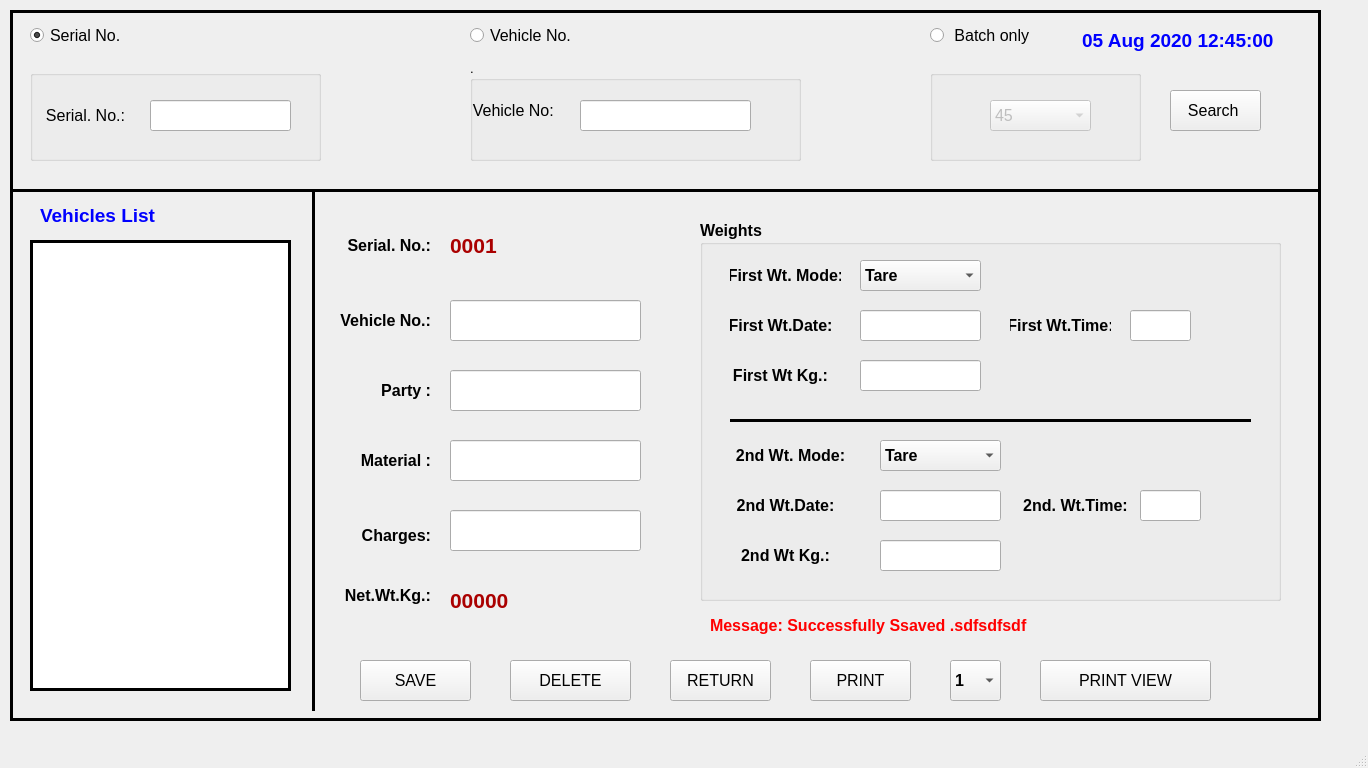
<?xml version="1.0" encoding="UTF-8"?>
<ui version="4.0">
 <class>MainWindow</class>
 <widget class="QMainWindow" name="MainWindow">
  <property name="geometry">
   <rect>
    <x>0</x>
    <y>0</y>
    <width>1368</width>
    <height>768</height>
   </rect>
  </property>
  <property name="baseSize">
   <size>
    <width>0</width>
    <height>0</height>
   </size>
  </property>
  <property name="windowTitle">
   <string>MainWindow</string>
  </property>
  <widget class="QWidget" name="centralwidget">
   <widget class="QFrame" name="frame">
    <property name="geometry">
     <rect>
      <x>10</x>
      <y>10</y>
      <width>1311</width>
      <height>711</height>
     </rect>
    </property>
    <property name="frameShape">
     <enum>QFrame::Box</enum>
    </property>
    <property name="frameShadow">
     <enum>QFrame::Plain</enum>
    </property>
    <property name="lineWidth">
     <number>3</number>
    </property>
    <widget class="QLabel" name="label_20">
     <property name="geometry">
      <rect>
       <x>1060</x>
       <y>10</y>
       <width>221</width>
       <height>41</height>
      </rect>
     </property>
     <property name="font">
      <font>
       <family>Arial</family>
       <pointsize>14</pointsize>
       <weight>75</weight>
       <bold>true</bold>
       <underline>false</underline>
      </font>
     </property>
     <property name="styleSheet">
      <string notr="true">color: rgb(0, 0, 255);</string>
     </property>
     <property name="text">
      <string>05 Aug 2020 12:45:00 </string>
     </property>
     <property name="alignment">
      <set>Qt::AlignCenter</set>
     </property>
    </widget>
    <widget class="QPushButton" name="pushButton_7">
     <property name="geometry">
      <rect>
       <x>350</x>
       <y>650</y>
       <width>111</width>
       <height>41</height>
      </rect>
     </property>
     <property name="font">
      <font>
       <family>Arial</family>
       <pointsize>12</pointsize>
      </font>
     </property>
     <property name="text">
      <string>SAVE</string>
     </property>
    </widget>
    <widget class="QPushButton" name="pushButton_8">
     <property name="geometry">
      <rect>
       <x>660</x>
       <y>650</y>
       <width>101</width>
       <height>41</height>
      </rect>
     </property>
     <property name="font">
      <font>
       <family>Arial</family>
       <pointsize>12</pointsize>
      </font>
     </property>
     <property name="text">
      <string>RETURN</string>
     </property>
    </widget>
    <widget class="QRadioButton" name="radioButton_3">
     <property name="geometry">
      <rect>
       <x>460</x>
       <y>10</y>
       <width>101</width>
       <height>31</height>
      </rect>
     </property>
     <property name="font">
      <font>
       <family>Arial</family>
       <pointsize>12</pointsize>
      </font>
     </property>
     <property name="text">
      <string>Vehicle No.</string>
     </property>
     <property name="checked">
      <bool>false</bool>
     </property>
    </widget>
    <widget class="QGroupBox" name="groupBox_5">
     <property name="geometry">
      <rect>
       <x>460</x>
       <y>50</y>
       <width>331</width>
       <height>101</height>
      </rect>
     </property>
     <property name="font">
      <font>
       <pointsize>10</pointsize>
      </font>
     </property>
     <property name="title">
      <string>.</string>
     </property>
     <widget class="QLineEdit" name="lineEdit_3">
      <property name="geometry">
       <rect>
        <x>110</x>
        <y>40</y>
        <width>171</width>
        <height>31</height>
       </rect>
      </property>
      <property name="font">
       <font>
        <family>Arial</family>
        <pointsize>12</pointsize>
       </font>
      </property>
     </widget>
     <widget class="QLabel" name="label_22">
      <property name="geometry">
       <rect>
        <x>0</x>
        <y>30</y>
        <width>91</width>
        <height>41</height>
       </rect>
      </property>
      <property name="font">
       <font>
        <family>Arial</family>
        <pointsize>12</pointsize>
        <weight>50</weight>
        <bold>false</bold>
        <underline>false</underline>
       </font>
      </property>
      <property name="styleSheet">
       <string notr="true"/>
      </property>
      <property name="text">
       <string>Vehicle No: </string>
      </property>
      <property name="alignment">
       <set>Qt::AlignCenter</set>
      </property>
     </widget>
    </widget>
    <widget class="QRadioButton" name="radioButton_4">
     <property name="geometry">
      <rect>
       <x>920</x>
       <y>10</y>
       <width>181</width>
       <height>31</height>
      </rect>
     </property>
     <property name="font">
      <font>
       <family>Arial</family>
       <pointsize>12</pointsize>
      </font>
     </property>
     <property name="text">
      <string> Batch only</string>
     </property>
    </widget>
    <widget class="QGroupBox" name="groupBox_7">
     <property name="enabled">
      <bool>false</bool>
     </property>
     <property name="geometry">
      <rect>
       <x>920</x>
       <y>60</y>
       <width>211</width>
       <height>91</height>
      </rect>
     </property>
     <property name="font">
      <font>
       <pointsize>10</pointsize>
      </font>
     </property>
     <property name="title">
      <string/>
     </property>
     <widget class="QComboBox" name="comboBox">
      <property name="geometry">
       <rect>
        <x>60</x>
        <y>30</y>
        <width>101</width>
        <height>31</height>
       </rect>
      </property>
      <property name="font">
       <font>
        <family>Arial</family>
        <pointsize>12</pointsize>
       </font>
      </property>
      <item>
       <property name="text">
        <string>45</string>
       </property>
      </item>
      <item>
       <property name="text">
        <string>46</string>
       </property>
      </item>
     </widget>
    </widget>
    <widget class="QPushButton" name="pushButton_9">
     <property name="geometry">
      <rect>
       <x>1160</x>
       <y>80</y>
       <width>91</width>
       <height>41</height>
      </rect>
     </property>
     <property name="font">
      <font>
       <family>Arial</family>
       <pointsize>12</pointsize>
      </font>
     </property>
     <property name="text">
      <string>Search </string>
     </property>
    </widget>
    <widget class="Line" name="line">
     <property name="geometry">
      <rect>
       <x>0</x>
       <y>170</y>
       <width>1311</width>
       <height>20</height>
      </rect>
     </property>
     <property name="frameShadow">
      <enum>QFrame::Plain</enum>
     </property>
     <property name="lineWidth">
      <number>3</number>
     </property>
     <property name="orientation">
      <enum>Qt::Horizontal</enum>
     </property>
    </widget>
    <widget class="QRadioButton" name="radioButton_5">
     <property name="geometry">
      <rect>
       <x>20</x>
       <y>10</y>
       <width>181</width>
       <height>31</height>
      </rect>
     </property>
     <property name="font">
      <font>
       <family>Arial</family>
       <pointsize>12</pointsize>
      </font>
     </property>
     <property name="text">
      <string>Serial No.</string>
     </property>
     <property name="checked">
      <bool>true</bool>
     </property>
    </widget>
    <widget class="QGroupBox" name="groupBox_6">
     <property name="geometry">
      <rect>
       <x>20</x>
       <y>60</y>
       <width>291</width>
       <height>91</height>
      </rect>
     </property>
     <property name="font">
      <font>
       <pointsize>10</pointsize>
      </font>
     </property>
     <property name="title">
      <string/>
     </property>
     <widget class="QLineEdit" name="lineEdit_4">
      <property name="geometry">
       <rect>
        <x>120</x>
        <y>30</y>
        <width>141</width>
        <height>31</height>
       </rect>
      </property>
      <property name="font">
       <font>
        <family>Arial</family>
        <pointsize>12</pointsize>
       </font>
      </property>
     </widget>
     <widget class="QLabel" name="label_23">
      <property name="geometry">
       <rect>
        <x>10</x>
        <y>30</y>
        <width>91</width>
        <height>31</height>
       </rect>
      </property>
      <property name="font">
       <font>
        <family>Arial</family>
        <pointsize>12</pointsize>
        <weight>50</weight>
        <bold>false</bold>
        <underline>false</underline>
       </font>
      </property>
      <property name="styleSheet">
       <string notr="true"/>
      </property>
      <property name="text">
       <string>Serial. No.:</string>
      </property>
      <property name="alignment">
       <set>Qt::AlignCenter</set>
      </property>
     </widget>
    </widget>
    <widget class="QLabel" name="label_24">
     <property name="geometry">
      <rect>
       <x>700</x>
       <y>600</y>
       <width>561</width>
       <height>31</height>
      </rect>
     </property>
     <property name="font">
      <font>
       <family>Arial</family>
       <pointsize>12</pointsize>
       <weight>75</weight>
       <bold>true</bold>
       <underline>false</underline>
      </font>
     </property>
     <property name="styleSheet">
      <string notr="true">color: rgb(255, 0, 0);</string>
     </property>
     <property name="lineWidth">
      <number>1</number>
     </property>
     <property name="text">
      <string>Message: Successfully Ssaved .sdfsdfsdf</string>
     </property>
     <property name="alignment">
      <set>Qt::AlignLeading|Qt::AlignLeft|Qt::AlignVCenter</set>
     </property>
    </widget>
    <widget class="QListWidget" name="listWidget">
     <property name="geometry">
      <rect>
       <x>20</x>
       <y>230</y>
       <width>261</width>
       <height>451</height>
      </rect>
     </property>
     <property name="font">
      <font>
       <family>Arial</family>
       <pointsize>12</pointsize>
      </font>
     </property>
     <property name="frameShape">
      <enum>QFrame::Box</enum>
     </property>
     <property name="frameShadow">
      <enum>QFrame::Plain</enum>
     </property>
     <property name="lineWidth">
      <number>3</number>
     </property>
    </widget>
    <widget class="QGroupBox" name="groupBox">
     <property name="geometry">
      <rect>
       <x>690</x>
       <y>210</y>
       <width>581</width>
       <height>381</height>
      </rect>
     </property>
     <property name="font">
      <font>
       <family>Arial</family>
       <pointsize>12</pointsize>
       <weight>75</weight>
       <bold>true</bold>
      </font>
     </property>
     <property name="title">
      <string>Weights</string>
     </property>
     <widget class="QLabel" name="label_33">
      <property name="geometry">
       <rect>
        <x>30</x>
        <y>40</y>
        <width>111</width>
        <height>31</height>
       </rect>
      </property>
      <property name="font">
       <font>
        <family>Arial</family>
        <pointsize>12</pointsize>
        <weight>75</weight>
        <bold>true</bold>
        <underline>false</underline>
       </font>
      </property>
      <property name="styleSheet">
       <string notr="true"/>
      </property>
      <property name="text">
       <string>First Wt. Mode:</string>
      </property>
      <property name="alignment">
       <set>Qt::AlignCenter</set>
      </property>
     </widget>
     <widget class="QComboBox" name="comboBox_6">
      <property name="geometry">
       <rect>
        <x>160</x>
        <y>40</y>
        <width>121</width>
        <height>31</height>
       </rect>
      </property>
      <property name="font">
       <font>
        <family>Arial</family>
        <pointsize>12</pointsize>
        <weight>75</weight>
        <bold>true</bold>
       </font>
      </property>
      <item>
       <property name="text">
        <string>Tare</string>
       </property>
      </item>
      <item>
       <property name="text">
        <string>Gross</string>
       </property>
      </item>
      <item>
       <property name="text">
        <string>None</string>
       </property>
      </item>
     </widget>
     <widget class="QLabel" name="label_34">
      <property name="geometry">
       <rect>
        <x>30</x>
        <y>90</y>
        <width>101</width>
        <height>31</height>
       </rect>
      </property>
      <property name="font">
       <font>
        <family>Arial</family>
        <pointsize>12</pointsize>
        <weight>75</weight>
        <bold>true</bold>
        <underline>false</underline>
       </font>
      </property>
      <property name="styleSheet">
       <string notr="true"/>
      </property>
      <property name="text">
       <string>First Wt.Date:</string>
      </property>
      <property name="alignment">
       <set>Qt::AlignCenter</set>
      </property>
     </widget>
     <widget class="QLabel" name="label_35">
      <property name="geometry">
       <rect>
        <x>310</x>
        <y>90</y>
        <width>101</width>
        <height>31</height>
       </rect>
      </property>
      <property name="font">
       <font>
        <family>Arial</family>
        <pointsize>12</pointsize>
        <weight>75</weight>
        <bold>true</bold>
        <underline>false</underline>
       </font>
      </property>
      <property name="styleSheet">
       <string notr="true"/>
      </property>
      <property name="text">
       <string>First Wt.Time:</string>
      </property>
      <property name="alignment">
       <set>Qt::AlignCenter</set>
      </property>
     </widget>
     <widget class="QLineEdit" name="lineEdit_7">
      <property name="geometry">
       <rect>
        <x>160</x>
        <y>90</y>
        <width>121</width>
        <height>31</height>
       </rect>
      </property>
      <property name="font">
       <font>
        <family>Arial</family>
        <pointsize>12</pointsize>
        <weight>75</weight>
        <bold>true</bold>
       </font>
      </property>
      <property name="readOnly">
       <bool>true</bool>
      </property>
     </widget>
     <widget class="QLineEdit" name="lineEdit_8">
      <property name="geometry">
       <rect>
        <x>430</x>
        <y>90</y>
        <width>61</width>
        <height>31</height>
       </rect>
      </property>
      <property name="font">
       <font>
        <family>Arial</family>
        <pointsize>12</pointsize>
        <weight>75</weight>
        <bold>true</bold>
       </font>
      </property>
      <property name="readOnly">
       <bool>true</bool>
      </property>
     </widget>
     <widget class="QLabel" name="label_36">
      <property name="geometry">
       <rect>
        <x>30</x>
        <y>140</y>
        <width>101</width>
        <height>31</height>
       </rect>
      </property>
      <property name="font">
       <font>
        <family>Arial</family>
        <pointsize>12</pointsize>
        <weight>75</weight>
        <bold>true</bold>
        <underline>false</underline>
       </font>
      </property>
      <property name="styleSheet">
       <string notr="true"/>
      </property>
      <property name="text">
       <string>First Wt Kg.:</string>
      </property>
      <property name="alignment">
       <set>Qt::AlignCenter</set>
      </property>
     </widget>
     <widget class="QLineEdit" name="lineEdit_9">
      <property name="geometry">
       <rect>
        <x>160</x>
        <y>140</y>
        <width>121</width>
        <height>31</height>
       </rect>
      </property>
      <property name="font">
       <font>
        <family>Arial</family>
        <pointsize>12</pointsize>
        <weight>75</weight>
        <bold>true</bold>
       </font>
      </property>
     </widget>
     <widget class="Line" name="line_3">
      <property name="geometry">
       <rect>
        <x>30</x>
        <y>190</y>
        <width>521</width>
        <height>20</height>
       </rect>
      </property>
      <property name="frameShadow">
       <enum>QFrame::Plain</enum>
      </property>
      <property name="lineWidth">
       <number>3</number>
      </property>
      <property name="orientation">
       <enum>Qt::Horizontal</enum>
      </property>
     </widget>
     <widget class="QComboBox" name="comboBox_7">
      <property name="geometry">
       <rect>
        <x>180</x>
        <y>220</y>
        <width>121</width>
        <height>31</height>
       </rect>
      </property>
      <property name="font">
       <font>
        <family>Arial</family>
        <pointsize>12</pointsize>
        <weight>75</weight>
        <bold>true</bold>
       </font>
      </property>
      <item>
       <property name="text">
        <string>Tare</string>
       </property>
      </item>
      <item>
       <property name="text">
        <string>Gross</string>
       </property>
      </item>
      <item>
       <property name="text">
        <string>None</string>
       </property>
      </item>
     </widget>
     <widget class="QLineEdit" name="lineEdit_10">
      <property name="geometry">
       <rect>
        <x>180</x>
        <y>270</y>
        <width>121</width>
        <height>31</height>
       </rect>
      </property>
      <property name="font">
       <font>
        <family>Arial</family>
        <pointsize>12</pointsize>
        <weight>75</weight>
        <bold>true</bold>
       </font>
      </property>
      <property name="readOnly">
       <bool>true</bool>
      </property>
     </widget>
     <widget class="QLabel" name="label_37">
      <property name="geometry">
       <rect>
        <x>30</x>
        <y>320</y>
        <width>111</width>
        <height>31</height>
       </rect>
      </property>
      <property name="font">
       <font>
        <family>Arial</family>
        <pointsize>12</pointsize>
        <weight>75</weight>
        <bold>true</bold>
        <underline>false</underline>
       </font>
      </property>
      <property name="styleSheet">
       <string notr="true"/>
      </property>
      <property name="text">
       <string>2nd Wt Kg.:</string>
      </property>
      <property name="alignment">
       <set>Qt::AlignCenter</set>
      </property>
     </widget>
     <widget class="QLineEdit" name="lineEdit_11">
      <property name="geometry">
       <rect>
        <x>180</x>
        <y>320</y>
        <width>121</width>
        <height>31</height>
       </rect>
      </property>
      <property name="font">
       <font>
        <family>Arial</family>
        <pointsize>12</pointsize>
        <weight>75</weight>
        <bold>true</bold>
       </font>
      </property>
     </widget>
     <widget class="QLabel" name="label_38">
      <property name="geometry">
       <rect>
        <x>30</x>
        <y>220</y>
        <width>121</width>
        <height>31</height>
       </rect>
      </property>
      <property name="font">
       <font>
        <family>Arial</family>
        <pointsize>12</pointsize>
        <weight>75</weight>
        <bold>true</bold>
        <underline>false</underline>
       </font>
      </property>
      <property name="styleSheet">
       <string notr="true"/>
      </property>
      <property name="text">
       <string>2nd Wt. Mode:</string>
      </property>
      <property name="alignment">
       <set>Qt::AlignCenter</set>
      </property>
     </widget>
     <widget class="QLabel" name="label_39">
      <property name="geometry">
       <rect>
        <x>300</x>
        <y>270</y>
        <width>151</width>
        <height>31</height>
       </rect>
      </property>
      <property name="font">
       <font>
        <family>Arial</family>
        <pointsize>12</pointsize>
        <weight>75</weight>
        <bold>true</bold>
        <underline>false</underline>
       </font>
      </property>
      <property name="styleSheet">
       <string notr="true"/>
      </property>
      <property name="text">
       <string>2nd. Wt.Time:</string>
      </property>
      <property name="alignment">
       <set>Qt::AlignCenter</set>
      </property>
     </widget>
     <widget class="QLabel" name="label_40">
      <property name="geometry">
       <rect>
        <x>30</x>
        <y>270</y>
        <width>111</width>
        <height>31</height>
       </rect>
      </property>
      <property name="font">
       <font>
        <family>Arial</family>
        <pointsize>12</pointsize>
        <weight>75</weight>
        <bold>true</bold>
        <underline>false</underline>
       </font>
      </property>
      <property name="styleSheet">
       <string notr="true"/>
      </property>
      <property name="text">
       <string>2nd Wt.Date:</string>
      </property>
      <property name="alignment">
       <set>Qt::AlignCenter</set>
      </property>
     </widget>
     <widget class="QLineEdit" name="lineEdit_12">
      <property name="geometry">
       <rect>
        <x>440</x>
        <y>270</y>
        <width>61</width>
        <height>31</height>
       </rect>
      </property>
      <property name="font">
       <font>
        <family>Arial</family>
        <pointsize>12</pointsize>
        <weight>75</weight>
        <bold>true</bold>
       </font>
      </property>
      <property name="readOnly">
       <bool>true</bool>
      </property>
     </widget>
    </widget>
    <widget class="Line" name="line_2">
     <property name="geometry">
      <rect>
       <x>293</x>
       <y>180</y>
       <width>20</width>
       <height>521</height>
      </rect>
     </property>
     <property name="frameShadow">
      <enum>QFrame::Plain</enum>
     </property>
     <property name="lineWidth">
      <number>3</number>
     </property>
     <property name="orientation">
      <enum>Qt::Vertical</enum>
     </property>
    </widget>
    <widget class="QLabel" name="label_25">
     <property name="geometry">
      <rect>
       <x>320</x>
       <y>210</y>
       <width>101</width>
       <height>51</height>
      </rect>
     </property>
     <property name="font">
      <font>
       <family>Arial</family>
       <pointsize>12</pointsize>
       <weight>75</weight>
       <bold>true</bold>
      </font>
     </property>
     <property name="styleSheet">
      <string notr="true"/>
     </property>
     <property name="text">
      <string>Serial. No.:</string>
     </property>
     <property name="alignment">
      <set>Qt::AlignRight|Qt::AlignTrailing|Qt::AlignVCenter</set>
     </property>
    </widget>
    <widget class="QLabel" name="label_26">
     <property name="geometry">
      <rect>
       <x>310</x>
       <y>290</y>
       <width>111</width>
       <height>41</height>
      </rect>
     </property>
     <property name="font">
      <font>
       <family>Arial</family>
       <pointsize>12</pointsize>
       <weight>75</weight>
       <bold>true</bold>
      </font>
     </property>
     <property name="styleSheet">
      <string notr="true"/>
     </property>
     <property name="text">
      <string>Vehicle No.:</string>
     </property>
     <property name="alignment">
      <set>Qt::AlignRight|Qt::AlignTrailing|Qt::AlignVCenter</set>
     </property>
    </widget>
    <widget class="QLabel" name="label_27">
     <property name="geometry">
      <rect>
       <x>310</x>
       <y>360</y>
       <width>111</width>
       <height>41</height>
      </rect>
     </property>
     <property name="font">
      <font>
       <family>Arial</family>
       <pointsize>12</pointsize>
       <weight>75</weight>
       <bold>true</bold>
      </font>
     </property>
     <property name="styleSheet">
      <string notr="true"/>
     </property>
     <property name="text">
      <string>Party :</string>
     </property>
     <property name="alignment">
      <set>Qt::AlignRight|Qt::AlignTrailing|Qt::AlignVCenter</set>
     </property>
    </widget>
    <widget class="QLabel" name="label_28">
     <property name="geometry">
      <rect>
       <x>320</x>
       <y>430</y>
       <width>101</width>
       <height>41</height>
      </rect>
     </property>
     <property name="font">
      <font>
       <family>Arial</family>
       <pointsize>12</pointsize>
       <weight>75</weight>
       <bold>true</bold>
      </font>
     </property>
     <property name="styleSheet">
      <string notr="true"/>
     </property>
     <property name="text">
      <string>Material :</string>
     </property>
     <property name="alignment">
      <set>Qt::AlignRight|Qt::AlignTrailing|Qt::AlignVCenter</set>
     </property>
    </widget>
    <widget class="QLabel" name="label_32">
     <property name="geometry">
      <rect>
       <x>440</x>
       <y>210</y>
       <width>131</width>
       <height>51</height>
      </rect>
     </property>
     <property name="font">
      <font>
       <family>Arial</family>
       <pointsize>16</pointsize>
       <weight>75</weight>
       <bold>true</bold>
       <underline>false</underline>
      </font>
     </property>
     <property name="styleSheet">
      <string notr="true">color: rgb(170, 0, 0);</string>
     </property>
     <property name="text">
      <string>0001</string>
     </property>
     <property name="alignment">
      <set>Qt::AlignLeading|Qt::AlignLeft|Qt::AlignVCenter</set>
     </property>
    </widget>
    <widget class="QLabel" name="label_41">
     <property name="geometry">
      <rect>
       <x>320</x>
       <y>560</y>
       <width>101</width>
       <height>51</height>
      </rect>
     </property>
     <property name="font">
      <font>
       <family>Arial</family>
       <pointsize>12</pointsize>
       <weight>75</weight>
       <bold>true</bold>
       <underline>false</underline>
      </font>
     </property>
     <property name="styleSheet">
      <string notr="true"/>
     </property>
     <property name="text">
      <string>Net.Wt.Kg.:</string>
     </property>
     <property name="alignment">
      <set>Qt::AlignRight|Qt::AlignTrailing|Qt::AlignVCenter</set>
     </property>
    </widget>
    <widget class="QLabel" name="label_42">
     <property name="geometry">
      <rect>
       <x>440</x>
       <y>560</y>
       <width>121</width>
       <height>61</height>
      </rect>
     </property>
     <property name="font">
      <font>
       <family>Arial</family>
       <pointsize>16</pointsize>
       <weight>75</weight>
       <bold>true</bold>
       <underline>false</underline>
      </font>
     </property>
     <property name="styleSheet">
      <string notr="true">color: rgb(170, 0, 0);</string>
     </property>
     <property name="text">
      <string>00000</string>
     </property>
     <property name="alignment">
      <set>Qt::AlignLeading|Qt::AlignLeft|Qt::AlignVCenter</set>
     </property>
    </widget>
    <widget class="QPushButton" name="pushButton_10">
     <property name="geometry">
      <rect>
       <x>500</x>
       <y>650</y>
       <width>121</width>
       <height>41</height>
      </rect>
     </property>
     <property name="font">
      <font>
       <family>Arial</family>
       <pointsize>12</pointsize>
      </font>
     </property>
     <property name="text">
      <string>DELETE</string>
     </property>
    </widget>
    <widget class="QLabel" name="label_21">
     <property name="geometry">
      <rect>
       <x>30</x>
       <y>190</y>
       <width>151</width>
       <height>31</height>
      </rect>
     </property>
     <property name="font">
      <font>
       <family>Arial</family>
       <pointsize>14</pointsize>
       <weight>75</weight>
       <bold>true</bold>
       <underline>false</underline>
      </font>
     </property>
     <property name="styleSheet">
      <string notr="true">color: rgb(0, 0, 255);</string>
     </property>
     <property name="text">
      <string>Vehicles List</string>
     </property>
     <property name="alignment">
      <set>Qt::AlignLeading|Qt::AlignLeft|Qt::AlignVCenter</set>
     </property>
    </widget>
    <widget class="QLineEdit" name="lineEdit_13">
     <property name="geometry">
      <rect>
       <x>440</x>
       <y>430</y>
       <width>191</width>
       <height>41</height>
      </rect>
     </property>
     <property name="font">
      <font>
       <family>Arial</family>
       <pointsize>12</pointsize>
      </font>
     </property>
    </widget>
    <widget class="QLineEdit" name="lineEdit_14">
     <property name="geometry">
      <rect>
       <x>440</x>
       <y>360</y>
       <width>191</width>
       <height>41</height>
      </rect>
     </property>
     <property name="font">
      <font>
       <family>Arial</family>
       <pointsize>12</pointsize>
      </font>
     </property>
    </widget>
    <widget class="QLineEdit" name="lineEdit_15">
     <property name="geometry">
      <rect>
       <x>440</x>
       <y>290</y>
       <width>191</width>
       <height>41</height>
      </rect>
     </property>
     <property name="font">
      <font>
       <family>Arial</family>
       <pointsize>12</pointsize>
      </font>
     </property>
    </widget>
    <widget class="QPushButton" name="pushButton_11">
     <property name="geometry">
      <rect>
       <x>800</x>
       <y>650</y>
       <width>101</width>
       <height>41</height>
      </rect>
     </property>
     <property name="font">
      <font>
       <family>Arial</family>
       <pointsize>12</pointsize>
      </font>
     </property>
     <property name="text">
      <string>PRINT</string>
     </property>
    </widget>
    <widget class="QComboBox" name="comboBox_2">
     <property name="geometry">
      <rect>
       <x>940</x>
       <y>650</y>
       <width>51</width>
       <height>41</height>
      </rect>
     </property>
     <property name="font">
      <font>
       <family>Arial</family>
       <pointsize>12</pointsize>
       <weight>75</weight>
       <bold>true</bold>
      </font>
     </property>
     <item>
      <property name="text">
       <string>1</string>
      </property>
     </item>
     <item>
      <property name="text">
       <string>2</string>
      </property>
     </item>
     <item>
      <property name="text">
       <string>3</string>
      </property>
     </item>
     <item>
      <property name="text">
       <string>4</string>
      </property>
     </item>
    </widget>
    <widget class="QPushButton" name="pushButton_12">
     <property name="geometry">
      <rect>
       <x>1030</x>
       <y>650</y>
       <width>171</width>
       <height>41</height>
      </rect>
     </property>
     <property name="font">
      <font>
       <family>Arial</family>
       <pointsize>12</pointsize>
      </font>
     </property>
     <property name="text">
      <string>PRINT VIEW</string>
     </property>
    </widget>
    <widget class="QLabel" name="label_43">
     <property name="geometry">
      <rect>
       <x>310</x>
       <y>500</y>
       <width>111</width>
       <height>51</height>
      </rect>
     </property>
     <property name="font">
      <font>
       <family>Arial</family>
       <pointsize>12</pointsize>
       <weight>75</weight>
       <bold>true</bold>
       <underline>false</underline>
      </font>
     </property>
     <property name="styleSheet">
      <string notr="true"/>
     </property>
     <property name="text">
      <string>Charges:</string>
     </property>
     <property name="alignment">
      <set>Qt::AlignRight|Qt::AlignTrailing|Qt::AlignVCenter</set>
     </property>
    </widget>
    <widget class="QLineEdit" name="lineEdit_16">
     <property name="geometry">
      <rect>
       <x>440</x>
       <y>500</y>
       <width>191</width>
       <height>41</height>
      </rect>
     </property>
     <property name="font">
      <font>
       <family>Arial</family>
       <pointsize>12</pointsize>
      </font>
     </property>
    </widget>
   </widget>
  </widget>
  <widget class="QMenuBar" name="menubar">
   <property name="geometry">
    <rect>
     <x>0</x>
     <y>0</y>
     <width>1368</width>
     <height>21</height>
    </rect>
   </property>
  </widget>
  <widget class="QStatusBar" name="statusbar"/>
 </widget>
 <resources/>
 <connections/>
</ui>
